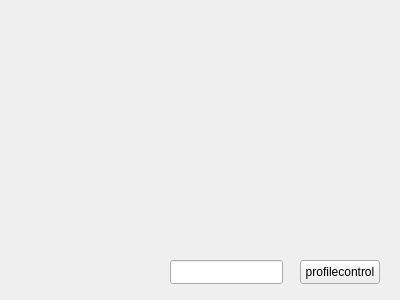
<?xml version="1.0" encoding="UTF-8"?>
<ui version="4.0">
 <class>ProfileControl</class>
 <widget class="QWidget" name="ProfileControl">
  <property name="geometry">
   <rect>
    <x>0</x>
    <y>0</y>
    <width>400</width>
    <height>300</height>
   </rect>
  </property>
  <property name="windowTitle">
   <string>Form</string>
  </property>
  <widget class="QPushButton" name="pushButton">
   <property name="geometry">
    <rect>
     <x>300</x>
     <y>260</y>
     <width>80</width>
     <height>24</height>
    </rect>
   </property>
   <property name="text">
    <string>profilecontrol</string>
   </property>
  </widget>
  <widget class="QLineEdit" name="lineEdit">
   <property name="geometry">
    <rect>
     <x>170</x>
     <y>260</y>
     <width>113</width>
     <height>24</height>
    </rect>
   </property>
  </widget>
 </widget>
 <resources/>
 <connections/>
</ui>
